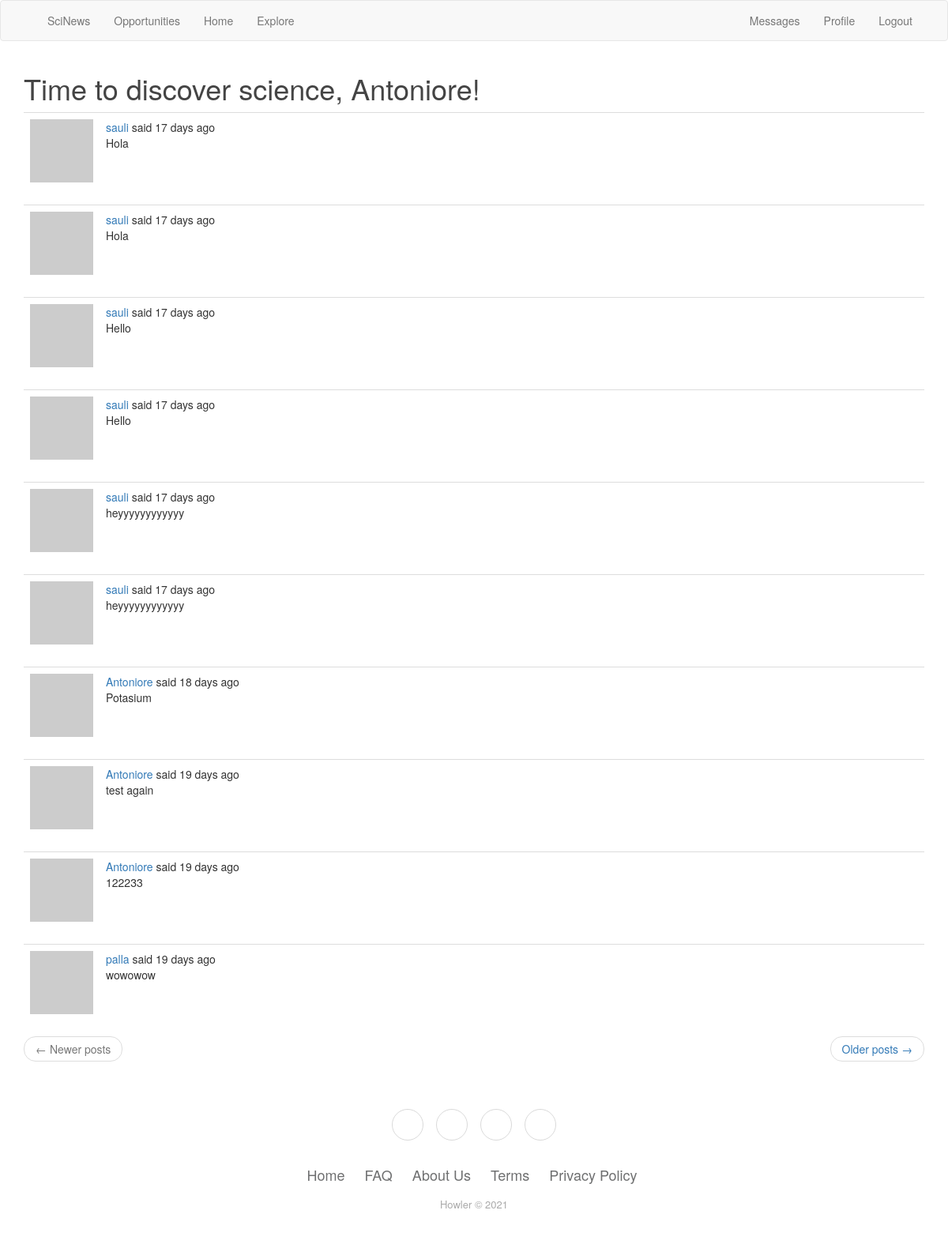
The page /explore (signed in) on the database as committed earlier.
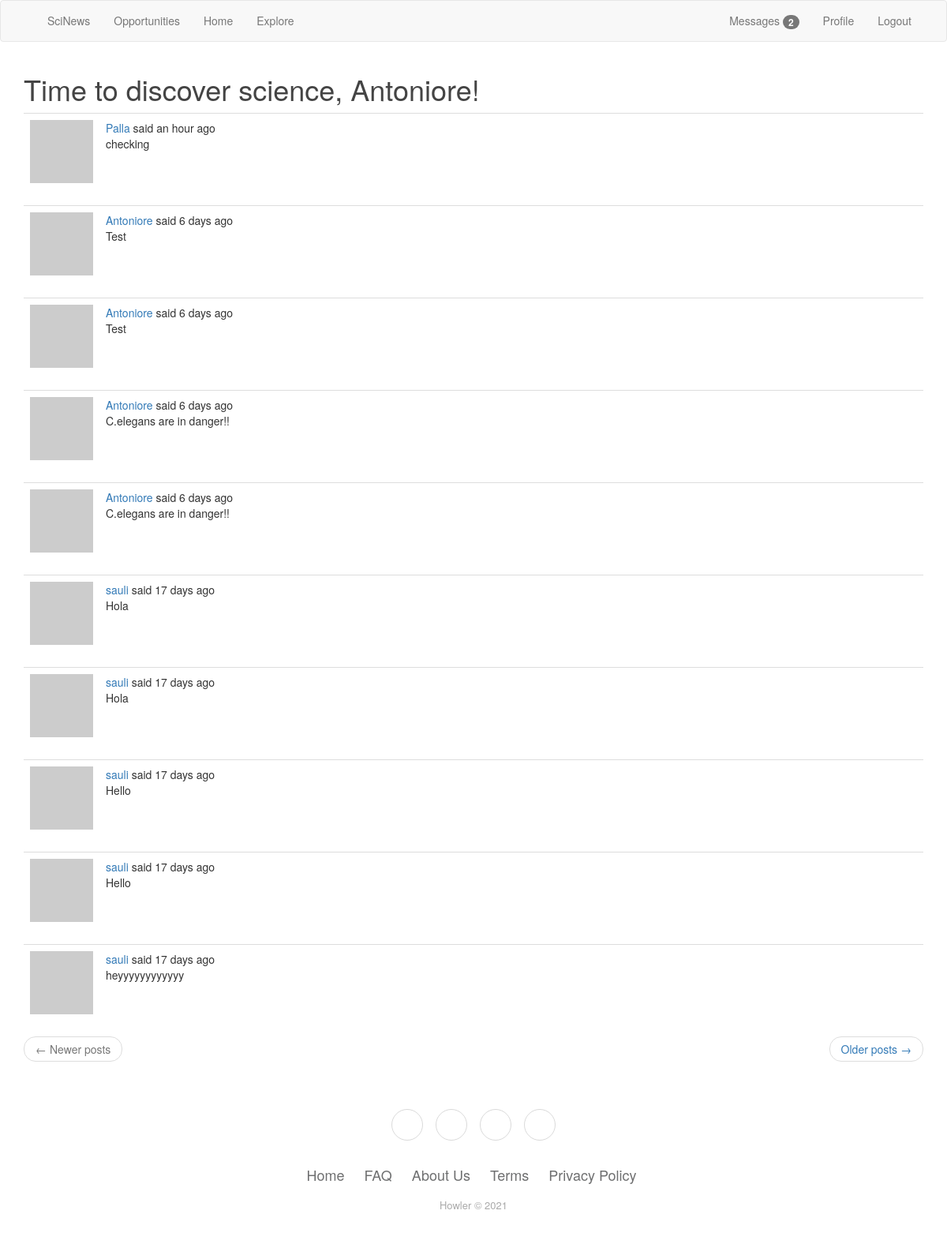
The same page on the database as committed later.
### app/models.py (models this page shows, shortened)
class Post(db.Model):
    id = db.Column(db.Integer, primary_key=True)
    body = db.Column(db.String(140))
    timestamp = db.Column(db.DateTime, index=True, default=datetime.utcnow)
    user_id = db.Column(db.Integer, db.ForeignKey('user.id'))

### app/routes.py (the view)
@app.route('/explore')
@login_required
def explore():
    page = request.args.get('page', 1, type=int)
    posts = Post.query.order_by(Post.timestamp.desc()).paginate(
        page, app.config['POSTS_PER_PAGE'], False) #Sets the amount of post to placed from config.py
    next_url = url_for('explore', page=posts.next_num) \
        if posts.has_next else None
    prev_url = url_for('explore', page=posts.prev_num) \
        if posts.has_prev else None
    return render_template('index.html', title=_('Explore'),
                           posts=posts.items, next_url=next_url,
                           prev_url=prev_url)

### app/models.py (called while the page is built)
@login.user_loader
def load_user(id):
    return User.query.get(int(id))

    def new_messages(self):
        last_read_time = self.last_message_read_time or datetime(1900, 1, 1)
        return Message.query.filter_by(recipient=self).filter(
            Message.timestamp > last_read_time).count()

    def avatar(self, size):
        digest = md5(self.email.lower().encode('utf-8')).hexdigest()
        return 'https://www.gravatar.com/avatar/{}?d=identicon&s={}'.format(
            digest, size)

### app/routes.py (called while the page is built)
@app.before_request  #Checks if user is logged to know when they have been last seen.
def before_request():
    if current_user.is_authenticated:
        current_user.last_seen = datetime.utcnow()
        db.session.commit()
    g.locale = str(get_locale())

@app.before_request
def before_request():
    g.locale = str(get_locale())

### app/templates/index.html (shortened to what this page needs)
{% extends "base.html" %}
{% import 'bootstrap/wtf.html' as wtf %}
{% block app_content %}
    <h1>{{ _('Time to discover science, %(username)s!', username=current_user.username) }}</h1>
    {% for post in posts %}
        {% include '__post.html' %}
    {% endfor %}
    <nav aria-label="...">
        <ul class="pager">
            <li class="previous{% if not prev_url %} disabled{% endif %}">
                <a href="{{ prev_url or '#' }}">
                    <span aria-hidden="true">&larr;</span> {{ _('Newer posts') }}
                </a>
            </li>
            <li class="next{% if not next_url %} disabled{% endif %}">
                <a href="{{ next_url or '#' }}">
                    {{ _('Older posts') }} <span aria-hidden="true">&rarr;</span>
                </a>
            </li>
        </ul>
    </nav>
{% endblock %}

### app/templates/__post.html (shortened to what this page needs)
<table class="table table-hover">
        <tr>
            <td width="70px">
                <a href="{{ url_for('user', username=post.author.username) }}">
                    <img src="{{ post.author.avatar(70) }}" />
                </a>
            </td>
            <td>
                {{ _('%(username)s said %(when)s',
                    username=user_link, when=moment(post.timestamp).fromNow()) }}
                <br>
                <span id="post{{ post.id }}">{{ post.body }}</span>
            </td>
        </tr>
    </table>

Rows that differ between the two databases and show on the page:
no longer on this page (row unchanged): Post: body "heyyyyyyyyyyyy"
no longer on this page (row unchanged): Post: body "Potasium"
no longer on this page (row unchanged): Post: body "test again"
no longer on this page (row unchanged): Post: body "122233"
no longer on this page (row unchanged): Post: body "wowowow"
added Post: body "checking"
added Post: body "Test"
added Post: body "Test"
added Post: body "C.elegans are in danger!!"
added Post: body "C.elegans are in danger!!"
Other text that changed with them:
{{ new_messages }}: (not shown) → "2"
